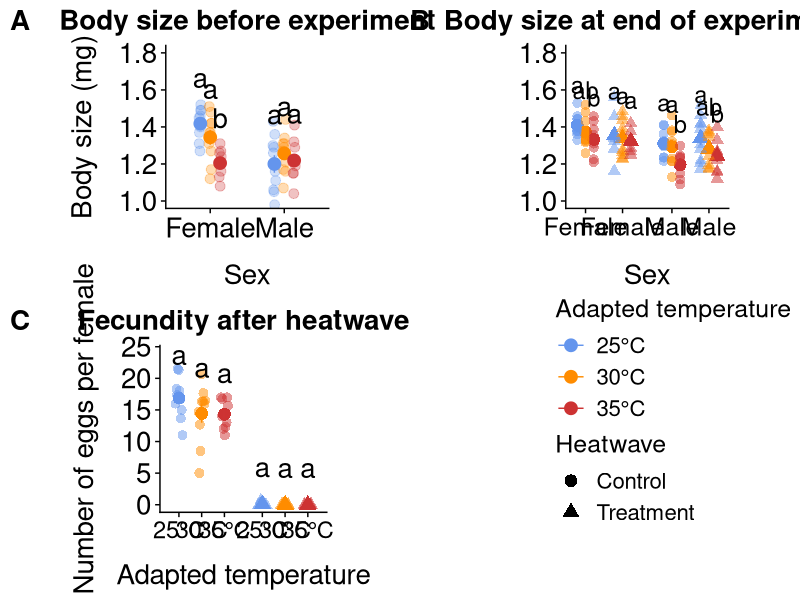

R code for this plot:
# Load packages
library(ggplot2)
library(cowplot)
library(dplyr)
library(tidyr)
library(car) 
library(emmeans) 

# Import ggplot theme for plots
theme_tess <- function () { 
  theme_cowplot()+
    theme(axis.title.y = element_text(margin = margin(t = 0, r = 15, b = 0, l = 0)))+
    theme(axis.title.x = element_text(margin = margin(t = 15, r = 0, b = 0, l = 0)))+
    theme(axis.text.x=element_text(size=20))+
    theme(axis.text.y=element_text(size=20))+
    theme(axis.title.x=element_text(size=20))+
    theme(axis.title.y=element_text(size=20))+
    theme(plot.title = element_text(hjust = 0.5,size=20))+
    theme(axis.title.y=element_text(size=20))
}

#### BEFORE EXPERIMENT BODY SIZE ####

# Import data
data <-read.csv("./data/preheatwavebodysize.csv",stringsAsFactors = FALSE,
                strip.white = TRUE, na.strings = c("NA",""))

# Make adapted_temp a factor
data$adapted_temp <- factor(data$adapted_temp,
                            levels = c(25, 30, 35),
                            labels = c("25°C", "30°C", "35°C"))

# Convert grams to milligrams
data$weight <- data$weight * 1000

#------Stats------#

# Construct a linear model
lm_bodysize <- lm(weight ~ adapted_temp * sex, data = data)

# Run an ANOVA
Anova(lm_bodysize, type="2")
#significant interaction

# Run a Tukey test
emmeans(lm_bodysize, pairwise ~ adapted_temp | sex, adjust = "tukey")

#------Plot------#

# Order the x-axis raw data points
data <- data %>% 
  mutate(sex_temp = factor(paste(sex, adapted_temp),
      levels = c( "f 25°C", "f 30°C", "f 35°C", "m 25°C", "m 30°C", "m 35°C")))

# Calculate summary statistics
summary_data <- data %>%
  group_by(adapted_temp, sex) %>%
  summarise(mean = mean(weight),
            n=n(),
            sd = sd(weight),
            se = sd / sqrt(n), .groups = "drop") 

# Order the summary data
summary_data <- summary_data %>%
  arrange(sex, adapted_temp)

# Add letters denoting Tukey test results
summary_data$plotting_labels <- c("a", "a", "b", "a", "a", "a")

# Generate plot
p_pre <- ggplot(summary_data, aes(x = sex, y = mean, color = adapted_temp)) +
  geom_jitter(data = data, aes(x = sex, y = weight, color = adapted_temp), 
              position = position_jitterdodge(jitter.width = 0.1, dodge.width = 0.4), 
              size = 3, alpha = 0.3) +
  geom_point(size = 4, position = position_dodge(width = 0.4)) +
  geom_errorbar(aes(ymin = mean - se, ymax = mean + se), 
                position = position_dodge(width = 0.4), width = 0) +
  geom_text(aes(label = plotting_labels, 
                group = adapted_temp,  
                y = mean + se + 0.22), 
            position = position_dodge(width = 0.4), 
            color = "black", 
            size = 7) +
  scale_color_manual(values = c("25°C" = "cornflowerblue", "30°C" = "darkorange", "35°C" = "brown3"), 
                     name = "Adapted temperature") +
  scale_x_discrete(labels = c("f" = "Female", "m" = "Male")) +
  xlab("Sex") + 
  ylab("Body size (mg)") +
  labs(title = "Body size before experiment")+ 
  coord_cartesian(ylim = c(1.0, 1.8)) + 
  theme_tess() + 
  theme(aspect.ratio = 1)


####END OF EXPERIMENT BODY SIZE#### 

# Import data
data2 <-read.csv("./data/postheatwavebodysize.csv",stringsAsFactors = FALSE,
                strip.white = TRUE, na.strings = c("NA",""))

# Make adapted_temp a factor
data2$adapted_temp <- factor(data2$adapted_temp,
                            levels = c(25, 30, 35),
                            labels = c("25°C", "30°C", "35°C"))

# Convert grams to milligrams
data2$weight <- data2$weight * 1000

#------Stats------#

# Construct a linear model
lm_bodysize_post <- lm(weight ~ adapted_temp * sex * heatwave, data = data2)

# Run an ANOVA
Anova(lm_bodysize_post, type="2")
#significant interaction

# Run a Tukey test
emmeans(lm_bodysize_post, pairwise ~ adapted_temp | sex * heatwave, adjust = "tukey")

#------Plot------#

# Calculate the mean for each population
means <- data2 %>%
  drop_na(weight) %>%
  group_by(heatwave, adapted_temp, sex, population_id) %>%
  summarise(pop_mean = mean(weight), .groups = "drop")

# Calculate summary statistics using the means for each population
summary_data2 <- means %>%
  group_by(heatwave, adapted_temp, sex) %>%
  summarise(mean = mean(pop_mean),
            n=n(),
            sd = sd(pop_mean),
            se = sd / sqrt(n), .groups = "drop")

# Make heatwave a factor in all data sets
summary_data2$heatwave <- factor(summary_data2$heatwave,
                                levels = c(0, 1),
                                labels = c("Control", "Treatment"))

data2$heatwave <- factor(data2$heatwave, levels = c(0, 1),
                        labels = c("Control", "Treatment"))

means$heatwave <- factor(means$heatwave, levels = c(0, 1),
                         labels = c("Control", "Treatment"))

# Group each unique combination of adapted_temp and sex
summary_data2$population_id <- interaction(summary_data2$adapted_temp, summary_data2$sex)
data2$population_id <- interaction(data2$adapted_temp, data2$sex)

# Order the x-axis in all data sets
data2 <- data2 %>%
  mutate(sex_heatwave = factor(paste(sex, heatwave), 
                                levels = c("f Control", 
                                           "f Treatment", "m Control", 
                                           "m Treatment")))
means <- means %>%
  mutate(sex_heatwave = factor(paste(sex, heatwave), 
                               levels = c("f Control", "f Treatment", 
                                          "m Control", "m Treatment")))
summary_data2 <- summary_data2 %>%
  mutate(sex_heatwave = factor(paste(sex, heatwave), 
                               levels = c("f Control", "f Treatment", 
                                          "m Control", "m Treatment")))

# Create custom spacing on the x-axis in all data sets
summary_data2 <- summary_data2 %>%
  mutate(x_pos = case_when(
    sex_heatwave == "f Control" ~ 1,
    sex_heatwave == "f Treatment" ~ 1.6,
    sex_heatwave == "m Control" ~ 2.4,
    sex_heatwave == "m Treatment" ~ 3.0))

means <- means %>%
  mutate(x_pos = case_when(
    sex_heatwave == "f Control" ~ 1,
    sex_heatwave == "f Treatment" ~ 1.6,
    sex_heatwave == "m Control" ~ 2.4,
    sex_heatwave == "m Treatment" ~ 3.0))

# Reorder summary data
summary_data2 <- summary_data2 %>%
  arrange(sex, heatwave, adapted_temp)

# Add letters denoting Tukey test results
summary_data2$plotting_labels <- c("a", "ab", "b", "a", "a", "a", "a", "a", "b", "a", "ab", "b")

# Generate plot
p_post <- ggplot(summary_data2, aes(x = x_pos, y = mean, 
                color = adapted_temp, shape = heatwave)) +
  geom_point(size = 4, position = position_dodge(width = 0.4)) +
  geom_jitter(data = means, aes(x = x_pos, y = pop_mean, 
                                  color = adapted_temp,shape = heatwave),
              position = position_jitterdodge(jitter.width = 0, dodge.width = 0.4), 
              size = 3, alpha = 0.5) +
  geom_errorbar(aes(ymin = mean - se, ymax = mean + se),
                position = position_dodge(width = 0.4),
                width = 0) +
  geom_text(aes(label = plotting_labels,
                group = adapted_temp,
                y = mean + se + 0.2),
            position = position_dodge(width = 0.4),
            color = "black",
            size = 6) +
  scale_color_manual(
    values = c("25°C" = "cornflowerblue", "30°C" = "darkorange", "35°C" = "brown3"),
    name = "Adapted temperature")+
  scale_shape_manual(values = c("Control" = 16, "Treatment" = 17), 
                     name = "Heatwave") + 
  scale_y_continuous(limits = c(1.0, 1.8)) +
  scale_x_continuous(
    breaks = c(1, 1.6, 2.4, 3.0),
    labels = c("Female", "Female", "Male", "Male")) +
  xlab("Sex") + 
  ylab("") +
  labs(title = "Body size at end of experiment")+ 
  theme_tess()+ 
  theme(aspect.ratio = 1)

####POST HEATWAVE FECUNDITY#### 

# Import data
f_data <-read.csv("./data/heatwavefecundity.csv",stringsAsFactors = FALSE,
                strip.white = TRUE, na.strings = c("NA",""))

# Make heatwave a factor
f_data$heatwave <- factor(f_data$heatwave, 
                          levels = c(0, 1), 
                          labels = c("Control", "Heatwave"))

# Make adapted_temp a factor
f_data$adapted_temp <- factor(f_data$adapted_temp,
                             levels = c(25, 30, 35),
                             labels = c("25°C", "30°C", "35°C"))

# Filter to remove all of the "nb" (no beetle) and "db" (dead beetle) tubes 
f_data_filtered <- f_data %>%
  filter((notes != "nb" & notes != "db") | is.na(notes))

#------Stats------#

# Filter data to include only heatwave populations
f_data_treatment <- f_data_filtered %>%
  filter(heatwave == "Heatwave")

# Construct a linear model
lm_fecundity_treatment <- lm(egg_count ~ adapted_temp, data = f_data_treatment)

# Run an ANOVA
Anova(lm_fecundity_treatment, type = "2")


#------Plot------#

# Calculate the mean number of eggs for each population
egg_means <- f_data_filtered%>%
  group_by(adapted_temp, population_id, heatwave) %>%
  summarise(mean_egg_count = mean(egg_count, na.rm = TRUE), .groups = "drop")

# Calculate summary statistics using the egg_means for each population
f_summary_data <- egg_means %>%
  group_by(adapted_temp, heatwave) %>%
  summarise(mean = mean(mean_egg_count),
            n=n(),
            sd = sd(mean_egg_count),
            se = sd / sqrt(n))

# Reorder summary data
f_summary_data <- f_summary_data %>%
  arrange(heatwave, adapted_temp)

# Add letters denoting Tukey test results
f_summary_data$plotting_labels <- c("a", "a", "a", "a", "a", "a") 

# Create custom spacing for x-axis in all data sets
f_summary_data <- f_summary_data %>%
  mutate(x_pos_f = case_when(
    heatwave == "Control" & adapted_temp == "25°C" ~ 1.1,
    heatwave == "Control" & adapted_temp == "30°C" ~ 1.7,
    heatwave == "Control" & adapted_temp == "35°C" ~ 2.3,
    heatwave == "Heatwave" & adapted_temp == "25°C" ~ 3.3,
    heatwave == "Heatwave" & adapted_temp == "30°C" ~ 3.9,
    heatwave == "Heatwave" & adapted_temp == "35°C" ~ 4.5))

egg_means <- egg_means %>%
  mutate(x_pos_f = case_when(
    heatwave == "Control" & adapted_temp == "25°C" ~ 1.1,
    heatwave == "Control" & adapted_temp == "30°C" ~ 1.7,
    heatwave == "Control" & adapted_temp == "35°C" ~ 2.3,
    heatwave == "Heatwave" & adapted_temp == "25°C" ~ 3.3,
    heatwave == "Heatwave" & adapted_temp == "30°C" ~ 3.9,
    heatwave == "Heatwave" & adapted_temp == "35°C" ~ 4.5))

# Generate plot
f_p <- ggplot(f_summary_data, aes(x = x_pos_f, y = mean, color = adapted_temp, shape = heatwave)) +
  geom_point(size = 4, position = position_dodge(width = 0.5)) +
  geom_jitter(data = egg_means, 
              aes(x = x_pos_f, y = mean_egg_count, 
                  color = adapted_temp,
                  shape = heatwave,
                  group = population_id),
              position = position_jitterdodge(jitter.width = 0.06, 
                                              dodge.width = 0.2), 
              size = 3, alpha = 0.5) +
  geom_errorbar(aes(ymin = mean - se, ymax = mean + se), 
                position = position_dodge(width = 0.6),
                width = 0) +
  geom_text(aes(label = plotting_labels,
                group = adapted_temp,
                y = mean + se + 5.8),
            position = position_dodge(width = 0.5),
            color = "black",
            size = 7) +
  scale_color_manual(
    values = c("25°C" = "cornflowerblue", "30°C" = "darkorange", "35°C" = "brown3"),   
    name = "Adapted temperature")+
  scale_y_continuous(limits = c(0, 24)) +
  scale_x_continuous(
    breaks = c(1.1, 1.7, 2.3, 3.3, 3.9, 4.5),
    labels = c("25°C", "30°C", "35°C", "25°C", "30°C", "35°C"),
    limits = c(0.8, 4.8)) +
  xlab("Adapted temperature") +   
  ylab("Number of eggs per female") +
  labs(title = "Fecundity after heatwave")+ 
  theme_tess()+ 
  theme(aspect.ratio = 1,axis.text.x = element_text(size = 17))

#### COMBINED PLOT ####

# Adjust the axis text size for the combined plot
p_post <- p_post + theme(axis.text.x = element_text(size = 18))

# Remove the individual legends from all plots
p_pre_noleg  <- p_pre  + theme(legend.position = "none")
p_post_noleg <- p_post + theme(legend.position = "none")
f_p_noleg <- f_p + theme(legend.position = "none")

# Create a new legend 
legend <- get_legend(p_post +
    theme(legend.position = "right",
          legend.box = "vertical",
          legend.title = element_text(size = 18),
          legend.text  = element_text(size = 16),
          legend.key.size = unit(0.8, "cm"),
          legend.spacing.y = unit(0.2, "cm")))

# Center the new legend
legend_centered <- ggdraw() +
  draw_grob(legend, x = 0.7, y = 0.6, hjust = 0.5, vjust = 0.5)

# Create the top half of combined plot
top_row <- plot_grid(p_pre_noleg, p_post_noleg, labels = c("A", "B"),
                     label_size = 20, ncol = 2, align = "hv")

# Create the bottom half of combined plot
bottom_row <- plot_grid(f_p_noleg, legend_centered, labels = c("C", ""),
                        label_size = 20, ncol = 2, align = "hv")

# Create combined plot
combined <- plot_grid(top_row, bottom_row, ncol = 1, rel_heights = c(1, 1))

# Save plot
ggsave(filename = "./figures/traits.pdf",
         plot = combined, width = 30, height = 30, units = "cm", dpi = 300)
